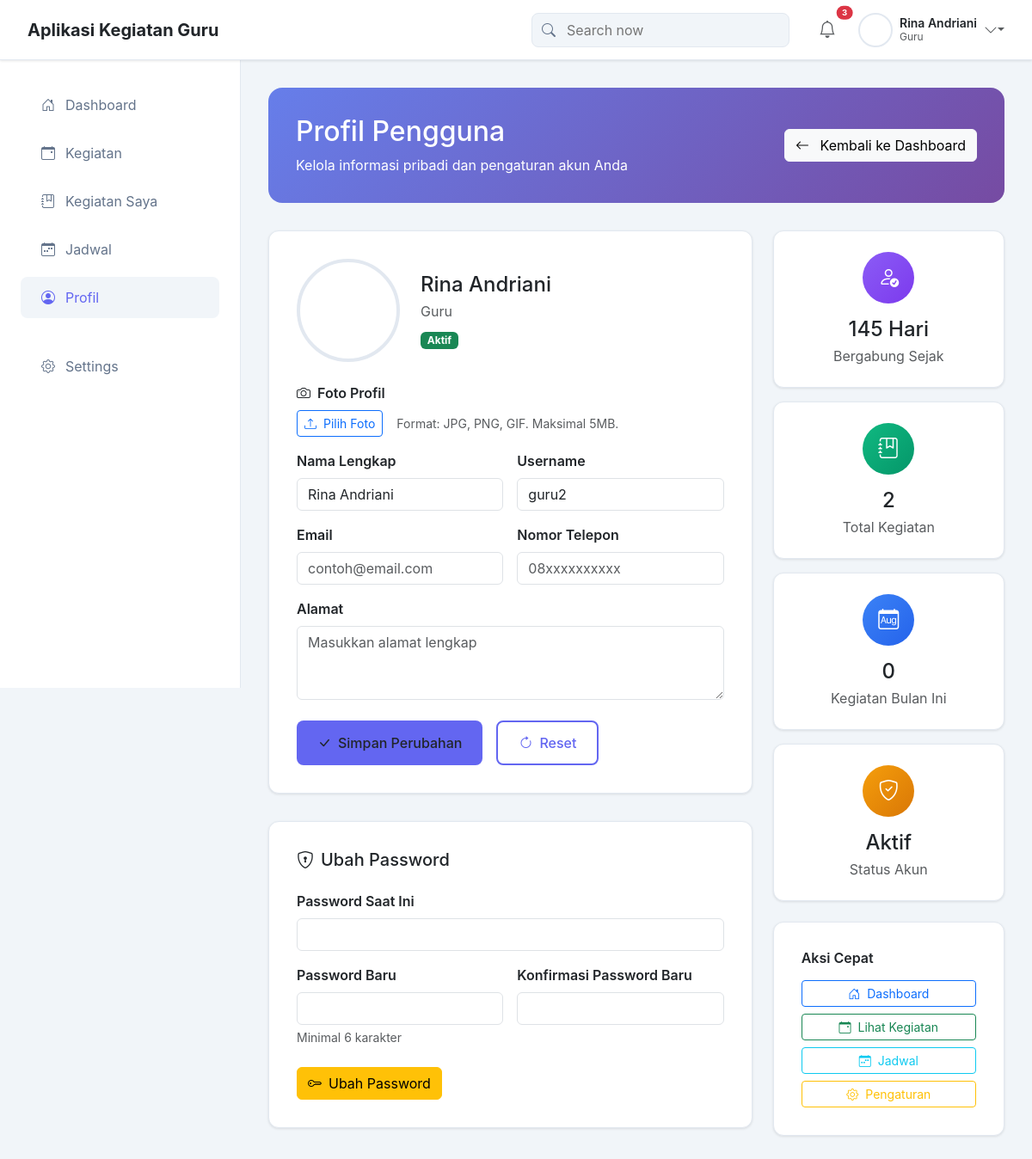
Page /app/profile.php (signed in) on the committed database.
### tables this page shows
CREATE TABLE `users` (
  `id_user` int(11) NOT NULL,
  `username` varchar(50) NOT NULL,
  `password` varchar(255) NOT NULL,
  `nip_verification` varchar(18) DEFAULT NULL COMMENT 'NIP untuk verifikasi guru',
  `nisn_verification` varchar(10) DEFAULT NULL COMMENT 'NISN untuk verifikasi siswa',
  `nama_lengkap` varchar(100) NOT NULL,
  `role` enum('admin','guru','siswa') DEFAULT NULL COMMENT 'Role will be assigned by admin after verification',
  `status` enum('pending','approved','rejected') NOT NULL DEFAULT 'pending',
  `created_at` timestamp NOT NULL DEFAULT current_timestamp(),
  `email` varchar(100) DEFAULT NULL,
  `phone` varchar(20) DEFAULT NULL,
  `alamat` text DEFAULT NULL,
  `kelas_id` int(11) DEFAULT NULL,
  `profile_picture` varchar(255) DEFAULT NULL
);

### app/profile.php (the view, shortened to what this page needs)
<?php
include 'koneksi.php';
$conn = $koneksi;
$user_id = $_SESSION['id_user'];
$user_role = $_SESSION['role'];
$check_kelas_column = mysqli_query($conn, "SHOW COLUMNS FROM users LIKE 'kelas_id'");
$has_kelas_column = mysqli_num_rows($check_kelas_column) > 0;
if ($has_kelas_column) {
    $profile_query = "SELECT u.*, k.nama_kelas
                      FROM users u
                      LEFT JOIN kelas k ON u.kelas_id = k.id_kelas
                      WHERE u.id_user = $user_id";
} else {
    $profile_query = "SELECT u.*, NULL as nama_kelas
                      FROM users u
                      WHERE u.id_user = $user_id";
}
$profile_result = mysqli_query($conn, $profile_query);
$profile = mysqli_fetch_assoc($profile_result);
?>
<!doctype html>
<html lang="en">
<head>
  <link href="https://cdn.jsdelivr.net/npm/bootstrap@5.3.2/dist/css/bootstrap.min.css" rel="stylesheet">
  <link href="https://cdn.jsdelivr.net/npm/bootstrap-icons@1.11.0/font/bootstrap-icons.css" rel="stylesheet">
</head>
<body>
<nav class="main-header">
  <div class="navbar-brand">
    <h5 class="mb-0 fw-bold text-dark">Aplikasi Kegiatan Guru</h5>
  </div>
  <div class="navbar-actions">
    <div class="search-container">
      <i class="bi bi-search position-absolute" style="left: 12px; color: #64748b; z-index: 1;"></i>
      <input type="text" class="search-box" placeholder="Search now" style="padding-left: 2.5rem;">
    </div>
    <div class="user-section">
      <div class="notification-icon">
        <i class="bi bi-bell text-muted fs-5"></i>
        <span class="position-absolute top-0 start-100 translate-middle badge rounded-pill bg-danger" style="font-size: 0.6rem;">3</span>
      </div>
      <div class="d-flex align-items-center gap-2">
        <?php
        $profile_pic_path = isset($profile['profile_picture']) && $profile['profile_picture']
                           ? "../uploads/profile_pictures/" . $profile['profile_picture']
                           : "../aplikasi-kegiatan-admin-module/img/avatar.png";
        ?>
        <img src="<?php echo $profile_pic_path; ?>" alt="User" class="user-avatar">
        <div class="d-flex flex-column justify-content-center">
          <span class="fw-semibold text-dark" style="font-size: 0.875rem; line-height: 1.2;"><?php echo $_SESSION['nama_lengkap']; ?></span>
          <span class="text-muted" style="font-size: 0.75rem; line-height: 1.2;"><?php echo ucfirst($_SESSION['role']); ?></span>
        </div>
        <div class="dropdown">
          <i class="bi bi-chevron-down text-muted dropdown-toggle" data-bs-toggle="dropdown" style="cursor: pointer;"></i>
        </div>
      </div>
    </div>
  </div>
</nav>
<aside class="sidebar">
  <div class="p-4">
    <ul class="nav flex-column">
      <li class="nav-item">
        <a class="nav-link" href="user_dashboard.php">
          <i class="bi bi-house-door"></i>
          Dashboard
        </a>
      </li>
      <li class="nav-item">
        <a class="nav-link" href="kegiatan_user.php">
          <i class="bi bi-calendar-event"></i>
          Kegiatan
        </a>
      </li>
      <?php if ($user_role == 'guru'): ?>
      <li class="nav-item">
        <a class="nav-link" href="my_activities.php">
          <i class="bi bi-journal-bookmark"></i>
          Kegiatan Saya
        </a>
      </li>
      <?php endif; ?>
      <li class="nav-item">
        <a class="nav-link" href="schedule.php">
          <i class="bi bi-calendar-week"></i>
          Jadwal
        </a>
      </li>
      <li class="nav-item">
        <a class="nav-link active" href="profile.php">
          <i class="bi bi-person-circle"></i>
          Profil
        </a>
      </li>
      <li class="nav-item mt-4">
        <a class="nav-link" href="settings.php">
          <i class="bi bi-gear"></i>
          Settings
        </a>
      </li>
    </ul>
  </div>
</aside>
<main class="main-content">
  <div class="page-header">
    <div class="row align-items-center">
      <div class="col-md-8">
        <h2 class="mb-2">Profil Pengguna</h2>
        <p class="mb-0 opacity-90">Kelola informasi pribadi dan pengaturan akun Anda</p>
      </div>
      <div class="col-md-4 text-end">
        <button class="btn btn-light" onclick="window.location.href='user_dashboard.php'">
          <i class="bi bi-arrow-left me-2"></i>
          Kembali ke Dashboard
        </button>
      </div>
    </div>
  </div>
  <div class="row g-4">
    <div class="col-lg-8">
      <div class="profile-card">
        <div class="d-flex align-items-center mb-4">
          <div class="profile-picture-container me-4">
            <?php
            $profile_pic_path = isset($profile['profile_picture']) && $profile['profile_picture']
                               ? "../uploads/profile_pictures/" . $profile['profile_picture']
                               : "../aplikasi-kegiatan-admin-module/img/avatar.png";
            ?>
            <img src="<?php echo $profile_pic_path; ?>" alt="Profile" class="profile-avatar" id="profileImage">
          </div>
          <div>
            <h4 class="mb-1"><?php echo $profile['nama_lengkap']; ?></h4>
            <p class="text-muted mb-2"><?php echo ucfirst($profile['role']); ?></p>
            <span class="badge bg-success">Aktif</span>
          </div>
        </div>
        <form method="POST" action="" enctype="multipart/form-data">
          <div class="row g-3">
            <div class="col-12">
              <label class="form-label fw-semibold">
                <i class="bi bi-camera me-2"></i>Foto Profil
              </label>
              <div class="d-flex align-items-center gap-3">
                <button type="button" class="btn btn-outline-primary btn-sm" onclick="document.getElementById('profilePictureInput').click()">
                  <i class="bi bi-upload me-2"></i>Pilih Foto
                </button>
                <small class="text-muted">Format: JPG, PNG, GIF. Maksimal 5MB.</small>
              </div>
            </div>
            <div class="col-md-6">
              <label for="nama_lengkap" class="form-label fw-semibold">Nama Lengkap</label>
              <input type="text" class="form-control" id="nama_lengkap" name="nama_lengkap"
                     value="<?php echo htmlspecialchars($profile['nama_lengkap']); ?>" required>
            </div>
            <div class="col-md-6">
              <label for="username" class="form-label fw-semibold">Username</label>
              <input type="text" class="form-control" id="username" name="username"
                     value="<?php echo htmlspecialchars($profile['username']); ?>" required>
            </div>
            <div class="col-md-6">
              <label for="email" class="form-label fw-semibold">Email</label>
              <input type="email" class="form-control" id="email" name="email"
                     value="<?php echo htmlspecialchars($profile['email'] ?? ''); ?>"
                     placeholder="contoh@email.com">
            </div>
            <div class="col-md-6">
              <label for="phone" class="form-label fw-semibold">Nomor Telepon</label>
              <input type="tel" class="form-control" id="phone" name="phone"
                     value="<?php echo htmlspecialchars($profile['phone'] ?? ''); ?>"
                     placeholder="08xxxxxxxxxx">
            </div>
            <div class="col-12">
              <label for="alamat" class="form-label fw-semibold">Alamat</label>
              <textarea class="form-control" id="alamat" name="alamat" rows="3"
                        placeholder="Masukkan alamat lengkap"><?php echo htmlspecialchars($profile['alamat'] ?? ''); ?></textarea>
            </div>
          </div>
          <div class="d-flex gap-3 mt-4">
            <button type="submit" name="update_profile" class="btn btn-primary-modern">
              <i class="bi bi-check-lg me-2"></i>Simpan Perubahan
            </button>
            <button type="reset" class="btn btn-outline-primary-modern" onclick="resetForm()">
              <i class="bi bi-arrow-clockwise me-2"></i>Reset
            </button>
          </div>
        </form>
      </div>
      <div class="profile-card">
        <h5 class="mb-4">
          <i class="bi bi-shield-lock me-2"></i>Ubah Password
        </h5>
        <form method="POST" action="">
          <div class="row g-3">
            <div class="col-12">
              <label for="current_password" class="form-label fw-semibold">Password Saat Ini</label>
              <input type="password" class="form-control" id="current_password" name="current_password" required>
            </div>
            <div class="col-md-6">
              <label for="new_password" class="form-label fw-semibold">Password Baru</label>
              <input type="password" class="form-control" id="new_password" name="new_password"
                     minlength="6" required>
              <div class="form-text">Minimal 6 karakter</div>
            </div>
            <div class="col-md-6">
              <label for="confirm_password" class="form-label fw-semibold">Konfirmasi Password Baru</label>
              <input type="password" class="form-control" id="confirm_password" name="confirm_password"
                     minlength="6" required>
            </div>
          </div>
          <div class="mt-4">
            <button type="submit" name="change_password" class="btn btn-warning">
              <i class="bi bi-key me-2"></i>Ubah Password
            </button>
          </div>
        </form>
      </div>
    </div>
    <div class="col-lg-4">
      <div class="row g-3">
        <?php
        if ($user_role == 'guru') {
          $my_activities_query = mysqli_query($conn, "SELECT COUNT(*) as total FROM kegiatan_guru WHERE id_user = $user_id");
          $my_activities_count = mysqli_fetch_assoc($my_activities_query)['total'];
          $monthly_activities_query = mysqli_query($conn, "SELECT COUNT(*) as total FROM kegiatan_guru
                                                          WHERE id_user = $user_id
                                                          AND MONTH(tanggal) = MONTH(CURRENT_DATE())
                                                          AND YEAR(tanggal) = YEAR(CURRENT_DATE())");
          $monthly_activities_count = mysqli_fetch_assoc($monthly_activities_query)['total'];
        } else {
          $my_activities_count = 0;
          $monthly_activities_count = 0;
        }
        $account_age_query = mysqli_query($conn, "SELECT DATEDIFF(CURRENT_DATE(), created_at) as days FROM users WHERE id_user = $user_id");
        $account_age = mysqli_fetch_assoc($account_age_query)['days'];
        ?>
        <div class="col-12">
          <div class="stats-card">
            <div class="stats-icon icon-purple">
              <i class="bi bi-person-check"></i>
            </div>
            <h4 class="mb-1"><?php echo $account_age; ?> Hari</h4>
            <p class="text-muted mb-0">Bergabung Sejak</p>
          </div>
        </div>
        <?php if ($user_role == 'guru'): ?>
        <div class="col-12">
          <div class="stats-card">
            <div class="stats-icon icon-green">
              <i class="bi bi-journal-bookmark"></i>
            </div>
            <h4 class="mb-1"><?php echo $my_activities_count; ?></h4>
            <p class="text-muted mb-0">Total Kegiatan</p>
          </div>
        </div>
        <div class="col-12">
          <div class="stats-card">
            <div class="stats-icon icon-blue">
              <i class="bi bi-calendar-month"></i>
            </div>
            <h4 class="mb-1"><?php echo $monthly_activities_count; ?></h4>
            <p class="text-muted mb-0">Kegiatan Bulan Ini</p>
          </div>
        </div>
        <?php endif; ?>
        <div class="col-12">
          <div class="stats-card">
            <div class="stats-icon icon-orange">
              <i class="bi bi-shield-check"></i>
            </div>
            <h4 class="mb-1">Aktif</h4>
            <p class="text-muted mb-0">Status Akun</p>
          </div>
        </div>
      </div>
      <div class="profile-card mt-4">
        <h6 class="mb-3 fw-semibold">Aksi Cepat</h6>
        <div class="d-grid gap-2">
          <a href="user_dashboard.php" class="btn btn-outline-primary btn-sm">
            <i class="bi bi-house-door me-2"></i>Dashboard
          </a>
          <a href="kegiatan_user.php" class="btn btn-outline-success btn-sm">
            <i class="bi bi-calendar-event me-2"></i>Lihat Kegiatan
          </a>
          <a href="schedule.php" class="btn btn-outline-info btn-sm">
            <i class="bi bi-calendar-week me-2"></i>Jadwal
          </a>
          <a href="settings.php" class="btn btn-outline-warning btn-sm">
            <i class="bi bi-gear me-2"></i>Pengaturan
          </a>
        </div>
      </div>
    </div>
  </div>
</main>
</body>
</html>

### rows in the picture
users: nama_lengkap "Rina Andriani", role "Guru", username "guru2"

### other values in the picture
$_SESSION['nama_lengkap'] "Rina Andriani"
$_SESSION['role'] "Guru"
$account_age "145"
$my_activities_count "2"
$monthly_activities_count "0"
